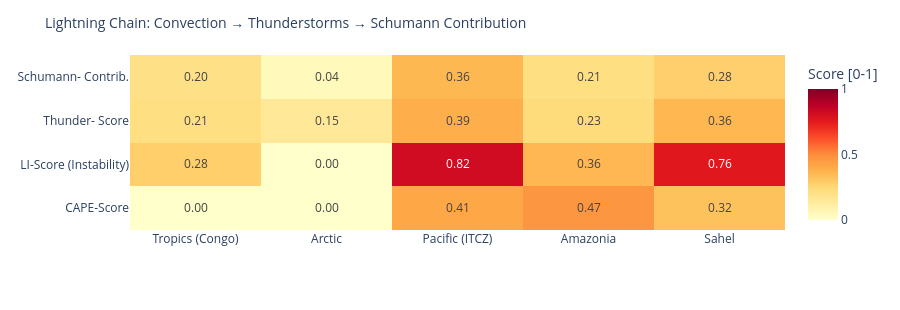

Source (notebook cell):
### Code cell
# ============================================================
# LIGHTNING CHAIN: Convection → Thunderstorms → Schumann
# Shows the causal chain per measurement point as heatmap
# ============================================================

def cape_score(v):
    """CAPE → normalized score [0,1]"""
    if v is None or pd.isna(v): return 0.0
    return min(1.0, float(v) / 3000)

def li_score(v):
    """Lifted Index: negative = unstable → score [0,1]"""
    if v is None or pd.isna(v): return 0.3
    return min(1.0, max(0.0, (-float(v) + 6) / 12))

def cloud_score(v):
    if v is None or pd.isna(v): return 0.3
    return float(v) / 100

def thunder_score(row):
    """Kombinierter Gewitterwahrscheinlichkeits-Score
    CAPE + LI + Bedeckung + WMO-Gewitter + konvektiver Niederschlag (showers)
    Hinweis: X-Ray und Kp sind kein Bestandteil – nur geomagn./solarer Kontext.
    """
    cs = cape_score(row.get('cape'))
    ls = li_score(row.get('li'))
    cl = cloud_score(row.get('cloud'))
    t  = 1.0 if row.get('thunderstorm') else 0.0
    # Convective precipitation (showers) as additional indicator
    sh = min(1.0, (row.get('showers') or 0) / 5.0)
    return round(cs * 0.30 + ls * 0.25 + cl * 0.15 + t * 0.20 + sh * 0.10, 3)

def schumann_contribution(t_score, lat):
    """Schumann contribution: higher in tropics (±30°), scaled by thunderstorm score"""
    lat_weight = max(0.3, 1.0 - abs(lat) / 60)
    return round(t_score * lat_weight, 3)

df_atm['cape_score']   = df_atm.apply(lambda r: cape_score(r['cape']), axis=1)
df_atm['li_score']     = df_atm.apply(lambda r: li_score(r['li']),    axis=1)
df_atm['thunder_score']= df_atm.apply(lambda r: thunder_score(r.to_dict()), axis=1)
df_atm['schumann_contribution'] = df_atm.apply(
    lambda r: schumann_contribution(r['thunder_score'], r['lat']), axis=1)

metrics = ['cape_score', 'li_score', 'thunder_score', 'schumann_contribution']
labels  = ['CAPE-Score', 'LI-Score\n(Instability)', 'Thunder-\nScore', 'Schumann-\nContrib.']
z_data  = [df_atm[m].tolist() for m in metrics]

fig = go.Figure(go.Heatmap(
    z=z_data,
    x=df_atm['point'].tolist(),
    y=labels,
    colorscale='YlOrRd',
    zmin=0, zmax=1,
    text=[[f'{v:.2f}' for v in row] for row in z_data],
    texttemplate='%{text}', textfont=dict(size=12),
    colorbar=dict(title='Score [0-1]')
))
fig.update_layout(
    title=dict(text='Lightning Chain: Convection → Thunderstorms → Schumann Contribution', font=dict(size=14)),
    height=310,
    plot_bgcolor='rgba(0,0,0,0)', paper_bgcolor='rgba(0,0,0,0)',
    margin=dict(l=130, r=80, t=55, b=80)
)
fig.show()

### Figure 1 — Plotly figure (JSON) as saved in the notebook; plotly's stock layout.template omitted (floating-point values rounded to 4 significant figures)
{"data": [{"colorbar": {"title": {"text": "Score [0-1]"}}, "colorscale": [[0.0, "rgb(255,255,204)"], [0.125, "rgb(255,237,160)"], [0.25, "rgb(254,217,118)"], [0.375, "rgb(254,178,76)"], [0.5, "rgb(253,141,60)"], [0.625, "rgb(252,78,42)"], [0.75, "rgb(227,26,28)"], [0.875, "rgb(189,0,38)"], [1.0, "rgb(128,0,38)"]], "text": [["0.00", "0.00", "0.41", "0.47", "0.32"], ["0.28", "0.00", "0.82", "0.36", "0.76"], ["0.21", "0.15", "0.39", "0.23", "0.36"], ["0.20", "0.04", "0.36", "0.21", "0.28"]], "textfont": {"size": 12}, "texttemplate": "%{text}", "type": "heatmap", "x": ["Tropics (Congo)", "Arctic", "Pacific (ITCZ)", "Amazonia", "Sahel"], "y": ["CAPE-Score", "LI-Score\n(Instability)", "Thunder-\nScore", "Schumann-\nContrib."], "z": [[0.0, 0.0, 0.4133, 0.47, 0.3233], [0.2833, 0.0, 0.8167, 0.3583, 0.7583], [0.213, 0.15, 0.388, 0.235, 0.359], [0.199, 0.045, 0.356, 0.215, 0.281]], "zmax": 1, "zmin": 0}], "layout": {"height": 310, "margin": {"b": 80, "l": 130, "r": 80, "t": 55}, "paper_bgcolor": "rgba(0,0,0,0)", "plot_bgcolor": "rgba(0,0,0,0)", "title": {"font": {"size": 14}, "text": "Lightning Chain: Convection → Thunderstorms → Schumann Contribution"}}}
